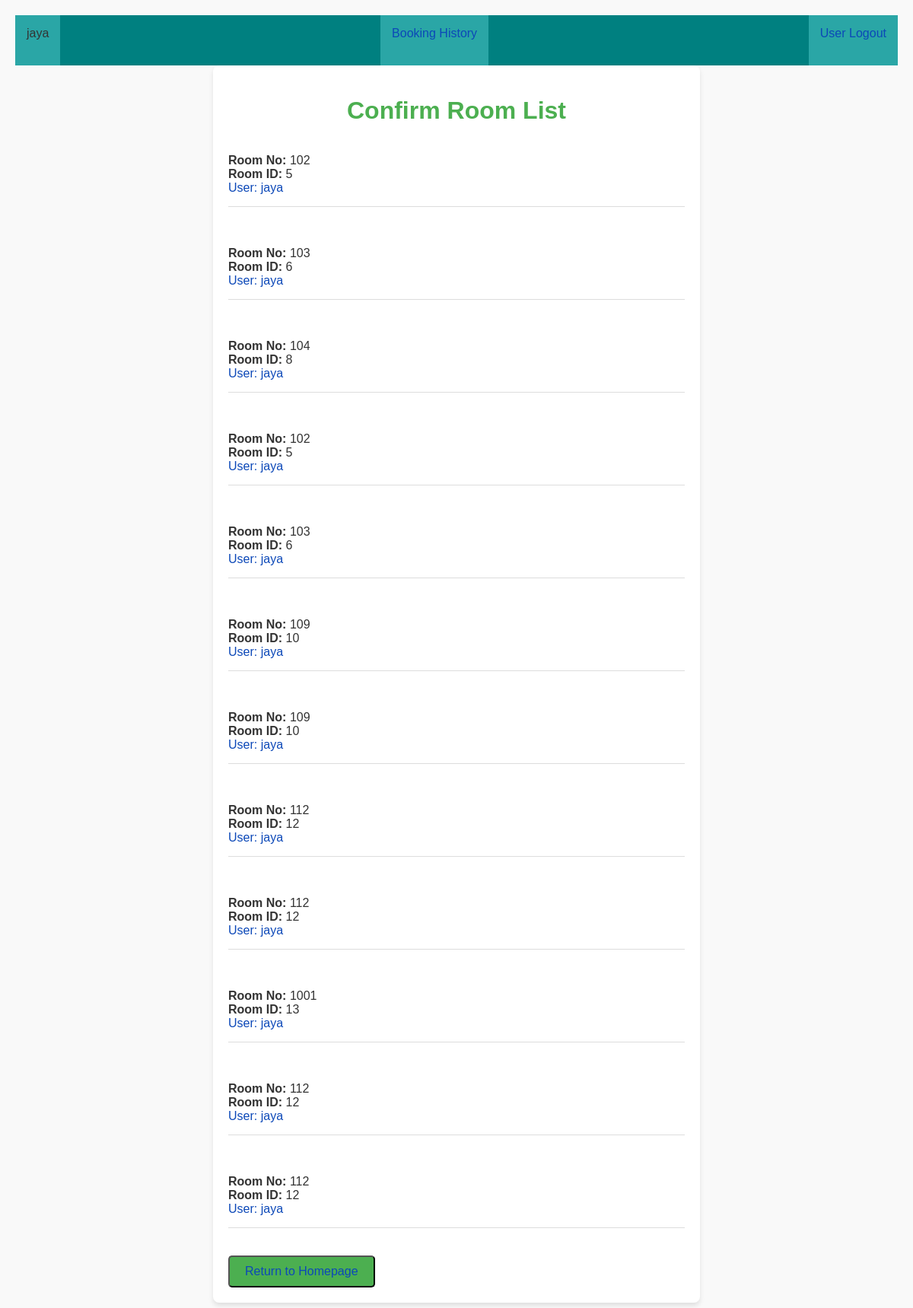
/booking_history/ (signed in), run on the app's committed database.
### app/models.py (models this page shows, shortened)
class Booking(models.Model):
    STATUS_CHOICES = [
        ('Inprocess', 'Inprocess'),
        ('Completed', 'Completed'),
        ('Cancelled', 'Cancelled'),
    ]
    status = models.CharField(max_length=20, choices=STATUS_CHOICES, default='Pending')
    Room = models.ForeignKey(Room, on_delete=models.CASCADE)
    user = models.ForeignKey(User, on_delete=models.CASCADE, null=True, blank=True)
    Booking_date = models.DateTimeField(auto_now_add=True)
    Check_in = models.DateField()
    Check_out = models.DateField()
    Total_price = models.DecimalField(max_digits=10,decimal_places=2)
    Num_of_Person = models.IntegerField(null=True)

class Room(models.Model):
    Room_no = models.CharField(max_length=10)
    Room_type = models.CharField(max_length=20)
    Room_description = models.TextField()
    Price_per_night = models.DecimalField(max_digits=10, decimal_places=2)
    Room_available = models.BooleanField(default=True)  # This seems to represent availability

### app/views.py (the view)
# urls.py: path('booking_history/',booking_history),
@login_required(login_url='/userlogin')
def booking_history(request):
    if request.user.is_authenticated:
        booking = Booking.objects.filter(user=request.user)
    return render(request,  'booking_history.html', {'booking':booking})

### Template/booking_history.html (shortened to what this page needs)
{% include 'nav.html' %}
<!DOCTYPE html>
<html lang="en">
    <head>
</head>
<body>
    <div class="container">
        <h1>Confirm Room List</h1>
        <div >
            {%  for b in booking %}
            <div class="room-item">
                <strong >Room No:</strong> {{ b.Room.Room_no }} <br>
                <strong>Room ID:</strong> {{ b.Room_id }} <br>
                <a href="/detail_confirm_booking/{{b.id}}" >User: {{ b.user }}</a>
            </div><br><br>
            {% endfor %}
        </div>
        <button class="button"><a href="/" >Return to Homepage</a></button>
    </div>
</body>
</html>

### Template/nav.html (shortened to what this page needs)
{% load static %}
<link rel="stylesheet" href="{% static 'style.css' %}">
<!DOCTYPE html>
<html lang="en">
<head>
</head>
<body>
    <div>
        <div style="display: flex; justify-content: space-between;background-color: teal;">
            <div style="background-color: rgb(42, 166, 166);padding: 15px;">
                {% if user.is_authenticated %}
                    {{user.username}}
                {% else %}
                    <a href="/userlogin">
                        User Login
                    </a>
                {% endif %}
            </div>
            <div style="background-color: rgb(42, 166, 166);padding: 15px;">
                <a href="/booking_history/">
                Booking History
            </a>
            </div>
            <div style="background-color: rgb(42, 166, 166);padding: 15px;">
                    <a href="/userlogout/">
                        User Logout
                    </a>
                <br> <br>
            </div>
        </div>
    </div>
</body>
</html>

### app/static/style.css (style rules this page uses)
body { font-family: Arial, sans-serif; margin: 0; padding: 0; background-color: #f4f4f9; color: #333; }
h1, h2, h3 { color: #2c3e50; text-align: center; }
a { text-decoration: none; color: #0c48b8; }

### Template/booking_history.html (style rules this page uses)
body { font-family: Arial, sans-serif; margin: 20px; background-color: #f9f9f9; color: #333; }
.container { max-width: 600px; margin: 0 auto; padding: 20px; background: #fff; border-radius: 8px; box-shadow: 0 4px 6px rgba(0, 0, 0, 0.1); }
h1 { color: #4CAF50; }
.button { padding: 10px 20px; font-size: 16px; background: #4CAF50; color: white; text-decoration: none; border-radius: 5px; }
.room-item { padding: 1rem 0; position: relative; }
.room-item:not(:last-child)::after { content: ""; position: absolute; bottom: 0; left: 0; width: 100%; height: 1px; background-color: #ddd; }

### data on the page
Booking: Room.Room_no "102", Room_id "5", user "jaya"
Booking: Room.Room_no "103", Room_id "6", user "jaya"
Booking: Room.Room_no "104", Room_id "8", user "jaya"
Booking: Room.Room_no "102", Room_id "5", user "jaya"
Booking: Room.Room_no "103", Room_id "6", user "jaya"
Booking: Room.Room_no "109", Room_id "10", user "jaya"
Booking: Room.Room_no "109", Room_id "10", user "jaya"
Booking: Room.Room_no "112", Room_id "12", user "jaya"
Booking: Room.Room_no "112", Room_id "12", user "jaya"
Booking: Room.Room_no "1001", Room_id "13", user "jaya"
Booking: Room.Room_no "112", Room_id "12", user "jaya"
Booking: Room.Room_no "112", Room_id "12", user "jaya"

### other printed values
{{ user.username }} "jaya"
